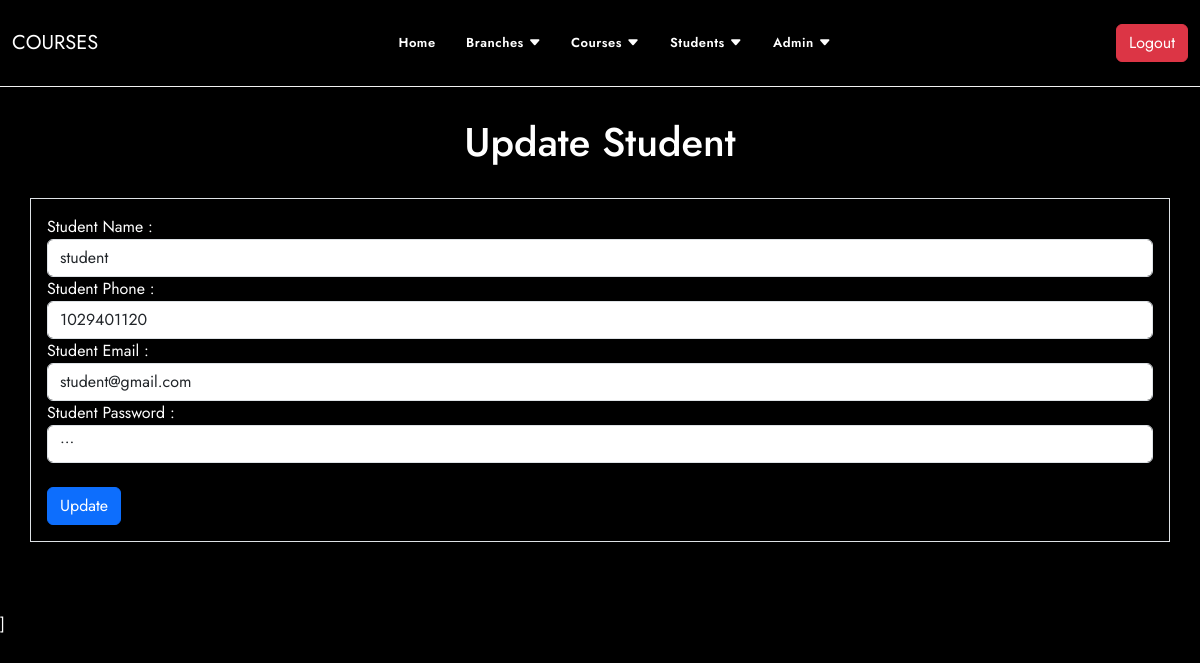
Screenshot of /student/updateStudent.php?edit=1 (signed in) with the database file from the repository.
### tables this page shows
CREATE TABLE `students` (
  `id` int(11) NOT NULL,
  `name` varchar(200) DEFAULT NULL,
  `phone` int(13) DEFAULT NULL,
  `email` varchar(200) DEFAULT NULL,
  `password` varchar(200) DEFAULT NULL
);

### student/updateStudent.php (the view, shortened to what this page needs)
<?php
include '../general/env.php';
include '../shared/navbar.php';
if (isset($_GET['edit'])) {
    $id = $_GET['edit'];
    $selectstude = "SELECT * FROM students where id =$id";
    $sel =  mysqli_query($connication, $selectstude);
    $row = mysqli_fetch_assoc($sel);
    $name = $row['name'];
    $phone = $row['phone'];
    $email = $row['email'];
    $password = $row['password'];
}
?>
<section class="student p-70">
    <h1 class="text-center mt-5"> Update Student</h1>
    <br>
    <div class="container col-md- p-3 border">
        <form action="" method="POST" enctype="multipart/form-data">
            <div class="form-group">
                <label for="">Student Name : </label>
                <input class="form-control" value="<?= $name ?>" type="text" name="name">
            </div>
            <div class="form-group">
                <label for="">Student Phone : </label>
                <input class="form-control" value="<?= $phone ?>" type="text" name="phone">
            </div>
            <div class="form-group">
                <label for="">Student Email : </label>
                <input class="form-control" value="<?= $email ?>" type="email" name="email">
            </div>
            <div class="form-group">
                <label for="">Student Password : </label>
                <input class="form-control" value="<?= $password ?>" type="password" name="password">
            </div>
            <br>
            <button name="update" class="btn btn-primary"> Update </button>
        </form>
    </div>
</section>
<?php
include '../shared/footer.php';
?>

### assets/css/main.css (style rules this page uses)
h1 { text-align: center; }
body { font-family: 'Jost', sans-serif !important; background-color: #000; color: white; text-transform: capitalize; }
.p-70 { padding: 70px 0; }

### rows the page displays
students: name "student", phone "1029401120", email "student@gmail.com"
